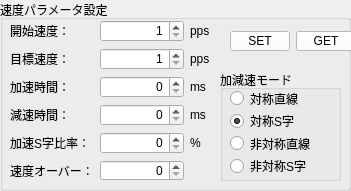
   <widget class="QGroupBox" name="groupBox_6">
    <property name="geometry">
     <rect>
      <x>690</x>
      <y>340</y>
      <width>351</width>
      <height>191</height>
     </rect>
    </property>
    <property name="title">
     <string>速度パラメータ設定</string>
    </property>
    <widget class="QGroupBox" name="groupBox_11">
     <property name="geometry">
      <rect>
       <x>220</x>
       <y>70</y>
       <width>121</width>
       <height>111</height>
      </rect>
     </property>
     <property name="title">
      <string>加減速モード</string>
     </property>
     <widget class="QWidget" name="verticalLayoutWidget">
      <property name="geometry">
       <rect>
        <x>10</x>
        <y>20</y>
        <width>101</width>
        <height>84</height>
       </rect>
      </property>
      <layout class="QVBoxLayout" name="verticalLayout">
       <item>
        <widget class="QRadioButton" name="radioButton">
         <property name="text">
          <string>対称直線</string>
         </property>
        </widget>
       </item>
       <item>
        <widget class="QRadioButton" name="radioButton_2">
         <property name="text">
          <string>対称S字</string>
         </property>
         <property name="checked">
          <bool>true</bool>
         </property>
        </widget>
       </item>
       <item>
        <widget class="QRadioButton" name="radioButton_3">
         <property name="text">
          <string>非対称直線</string>
         </property>
        </widget>
       </item>
       <item>
        <widget class="QRadioButton" name="radioButton_4">
         <property name="text">
          <string>非対称S字</string>
         </property>
        </widget>
       </item>
      </layout>
     </widget>
    </widget>
    <widget class="QWidget" name="gridLayoutWidget_6">
     <property name="geometry">
      <rect>
       <x>10</x>
       <y>20</y>
       <width>201</width>
       <height>161</height>
      </rect>
     </property>
     <layout class="QGridLayout" name="gridLayout_6" columnstretch="3,4,1">
      <item row="3" column="0">
       <widget class="QLabel" name="label_27">
        <property name="text">
         <string>減速時間：</string>
        </property>
       </widget>
      </item>
      <item row="1" column="1">
       <widget class="QSpinBox" name="spinBox_7">
        <property name="alignment">
         <set>Qt::AlignRight|Qt::AlignTrailing|Qt::AlignVCenter</set>
        </property>
        <property name="minimum">
         <number>1</number>
        </property>
        <property name="maximum">
         <number>400000000</number>
        </property>
        <property name="singleStep">
         <number>100</number>
        </property>
       </widget>
      </item>
      <item row="2" column="1">
       <widget class="QSpinBox" name="spinBox_8">
        <property name="alignment">
         <set>Qt::AlignRight|Qt::AlignTrailing|Qt::AlignVCenter</set>
        </property>
        <property name="maximum">
         <number>65535</number>
        </property>
        <property name="singleStep">
         <number>10</number>
        </property>
       </widget>
      </item>
      <item row="1" column="0">
       <widget class="QLabel" name="label_32">
        <property name="text">
         <string>目標速度：</string>
        </property>
       </widget>
      </item>
      <item row="2" column="0">
       <widget class="QLabel" name="label_33">
        <property name="text">
         <string>加速時間：</string>
        </property>
       </widget>
      </item>
      <item row="4" column="1">
       <widget class="QSpinBox" name="spinBox_10">
        <property name="alignment">
         <set>Qt::AlignRight|Qt::AlignTrailing|Qt::AlignVCenter</set>
        </property>
        <property name="maximum">
         <number>100</number>
        </property>
        <property name="singleStep">
         <number>10</number>
        </property>
       </widget>
      </item>
      <item row="0" column="0">
       <widget class="QLabel" name="label_28">
        <property name="text">
         <string>開始速度：</string>
        </property>
       </widget>
      </item>
      <item row="5" column="0">
       <widget class="QLabel" name="label_36">
        <property name="text">
         <string>速度オーバー：</string>
        </property>
       </widget>
      </item>
      <item row="3" column="1">
       <widget class="QSpinBox" name="spinBox_9">
        <property name="alignment">
         <set>Qt::AlignRight|Qt::AlignTrailing|Qt::AlignVCenter</set>
        </property>
        <property name="maximum">
         <number>65535</number>
        </property>
        <property name="singleStep">
         <number>10</number>
        </property>
       </widget>
      </item>
      <item row="4" column="0">
       <widget class="QLabel" name="label_34">
        <property name="text">
         <string>加速S字比率：</string>
        </property>
       </widget>
      </item>
      <item row="0" column="1">
       <widget class="QSpinBox" name="spinBox_6">
        <property name="alignment">
         <set>Qt::AlignRight|Qt::AlignTrailing|Qt::AlignVCenter</set>
        </property>
        <property name="minimum">
         <number>1</number>
        </property>
        <property name="maximum">
         <number>400000000</number>
        </property>
        <property name="singleStep">
         <number>100</number>
        </property>
       </widget>
      </item>
      <item row="5" column="1">
       <widget class="QSpinBox" name="spinBox_11">
        <property name="alignment">
         <set>Qt::AlignRight|Qt::AlignTrailing|Qt::AlignVCenter</set>
        </property>
        <property name="maximum">
         <number>10</number>
        </property>
       </widget>
      </item>
      <item row="0" column="2">
       <widget class="QLabel" name="label_9">
        <property name="text">
         <string>pps</string>
        </property>
       </widget>
      </item>
      <item row="1" column="2">
       <widget class="QLabel" name="label_10">
        <property name="text">
         <string>pps</string>
        </property>
       </widget>
      </item>
      <item row="2" column="2">
       <widget class="QLabel" name="label_11">
        <property name="text">
         <string>ms</string>
        </property>
       </widget>
      </item>
      <item row="3" column="2">
       <widget class="QLabel" name="label_12">
        <property name="text">
         <string>ms</string>
        </property>
       </widget>
      </item>
      <item row="4" column="2">
       <widget class="QLabel" name="label_13">
        <property name="text">
         <string>%</string>
        </property>
       </widget>
      </item>
     </layout>
    </widget>
    <widget class="QWidget" name="horizontalLayoutWidget_6">
     <property name="geometry">
      <rect>
       <x>230</x>
       <y>30</y>
       <width>128</width>
       <height>22</height>
      </rect>
     </property>
     <layout class="QHBoxLayout" name="horizontalLayout_10">
      <item>
       <widget class="QPushButton" name="pushButton_6">
        <property name="maximumSize">
         <size>
          <width>60</width>
          <height>20</height>
         </size>
        </property>
        <property name="styleSheet">
         <string notr="true">background-color: rgb(255, 255, 255);</string>
        </property>
        <property name="text">
         <string>SET</string>
        </property>
        <property name="autoDefault">
         <bool>false</bool>
        </property>
        <property name="default">
         <bool>false</bool>
        </property>
        <property name="flat">
         <bool>false</bool>
        </property>
       </widget>
      </item>
      <item>
       <widget class="QPushButton" name="pushButton_7">
        <property name="maximumSize">
         <size>
          <width>60</width>
          <height>20</height>
         </size>
        </property>
        <property name="styleSheet">
         <string notr="true">background-color: rgb(255, 255, 255);</string>
        </property>
        <property name="text">
         <string>GET</string>
        </property>
        <property name="autoDefault">
         <bool>false</bool>
        </property>
        <property name="default">
         <bool>false</bool>
        </property>
        <property name="flat">
         <bool>false</bool>
        </property>
       </widget>
      </item>
     </layout>
    </widget>
   </widget>
